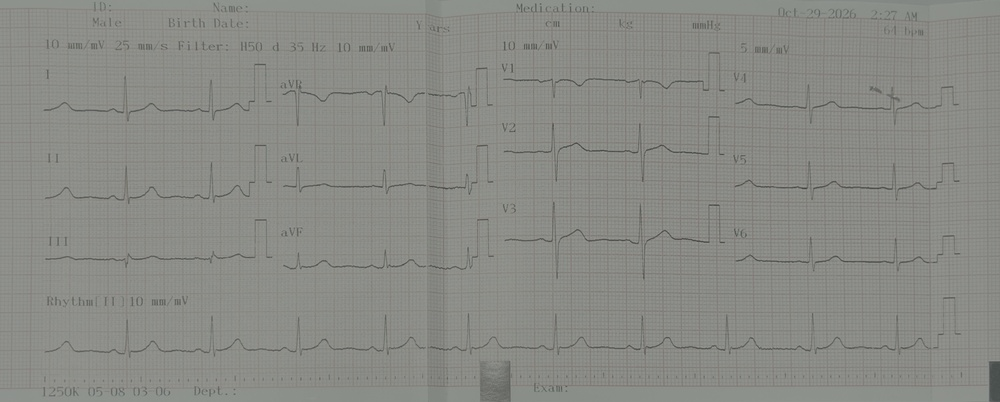
#> input picture benchmark/images/IMG_1394.jpg, 1000 x 402 px, shrunk from 2979 x 1198 before the run; its folder holds only this picture in this run
$ python -i adaptive_segmentation.py   (imports and definitions only)
#> lines starting #> are read from the running program, lines starting #| are printed output that depends on the picture
"""Experimental, image-only ECG ink extraction; never a source of clinical measurements.

Produces independently inspectable candidates. Does not synthesize a 1-D waveform.
"""
from __future__ import annotations
import cv2
import numpy as np
from PIL import Image

VERSION = 'adaptive-segmentation-1.0'


def _odd(n):
    n = max(3, int(n))
    return n if n % 2 else n+1


def _rgb(image):
    if isinstance(image, Image.Image): return np.asarray(image.convert('RGB'))
    a=np.asarray(image, dtype=np.uint8)
    if a.ndim==2: return np.repeat(a[:,:,None],3,axis=2)
    return a[:,:,:3]


def _cleanup(mask):
    # Remove only isolated speckles. No closing, which could connect grid to ECG.
    n, ids, stats, _ = cv2.connectedComponentsWithStats(mask.astype(np.uint8),8)
    output=np.zeros(mask.shape,np.uint8)
    for i in range(1,n):
        x,y,w,h,area=stats[i]
        if area>=3 or w>=5 or h>=5: output[ids==i]=255
    return output


def extract_ink(image):
    """Return images, metrics and candidate masks; does not claim waveform identity."""
    rgb=_rgb(image)
    h,w=rgb.shape[:2]
#> h = 402; w = 1000
    if min(h,w)<24: raise ValueError('Lead crop too small')
    lab=cv2.cvtColor(rgb,cv2.COLOR_RGB2LAB)
#> lab: shape (402, 1000, 3); mean of channels 0, 1, 2 146.8, 126.7, 130.7
    l=lab[:,:,0]
    # Large-scale illumination correction; robust to dim gray photographs.
    scale=min(151,_odd(max(25,min(h,w)//2)))
#> scale = 151
    bg=cv2.GaussianBlur(l,(scale,scale),0).astype(np.float32)
    norm=np.clip(l.astype(np.float32)-bg+205,0,255).astype(np.uint8)
    norm=cv2.createCLAHE(clipLimit=1.8,tileGridSize=(8,8)).apply(norm)
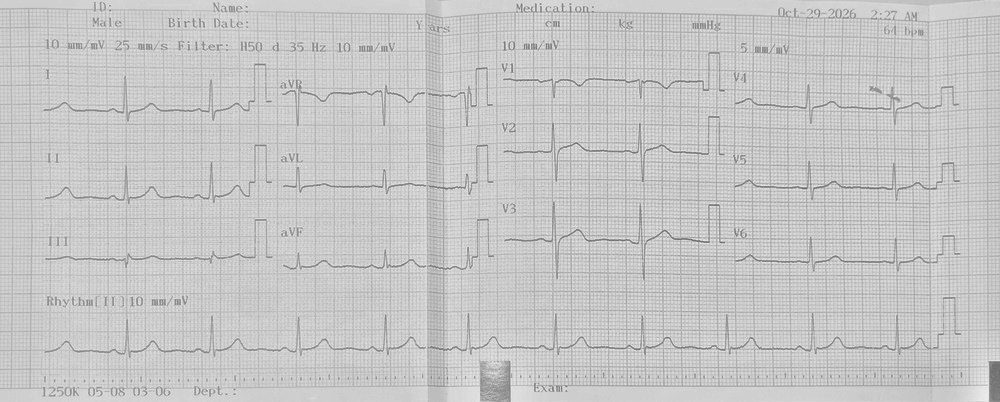
#> norm: shape (402, 1000); min 103, max 237, mean 198.6
    # Relative darkness is used in addition to an absolute threshold: this avoids
    # the all-zero mask encountered on dark photos with global color cutoff.
    blur=cv2.GaussianBlur(norm,(0,0),sigmaX=2.0)
    local_diff=np.maximum(0,blur.astype(np.float32)-norm.astype(np.float32))
    blackhat=cv2.morphologyEx(norm,cv2.MORPH_BLACKHAT,np.ones((9,9),np.uint8))
    otsu, otsu_mask=cv2.threshold(norm,0,255,cv2.THRESH_BINARY_INV+cv2.THRESH_OTSU)
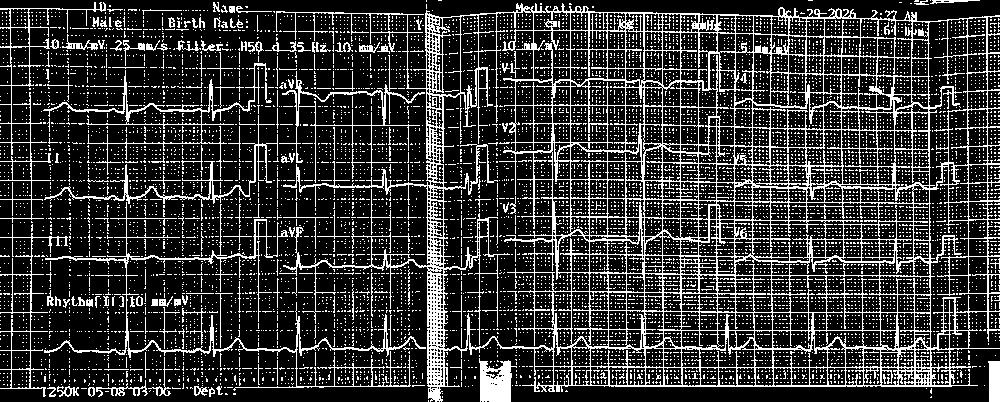
#> otsu_mask: shape (402, 1000); 21% white in thin lines or dots
#> otsu = 190
    adaptive=cv2.adaptiveThreshold(norm,255,cv2.ADAPTIVE_THRESH_GAUSSIAN_C,
                                   cv2.THRESH_BINARY_INV,_odd(max(15,min(51,min(h,w)//5))),5)
#> adaptive: shape (402, 1000); 27.6% white in thin lines or dots
    # Red/pink grid is penalized but never blindly removed at every intersection.
    f=rgb.astype(np.float32)
    red=np.maximum(0,f[:,:,0]-(f[:,:,1]+f[:,:,2])/2)
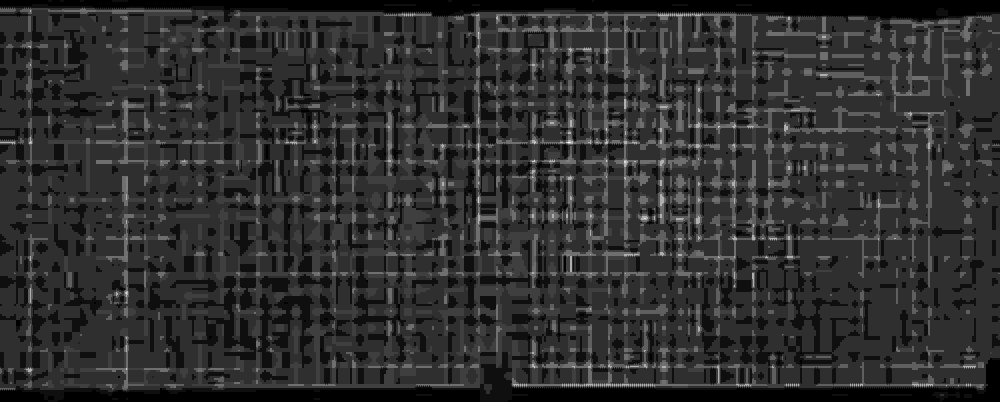
#> red: shape (402, 1000) float32; min 0, max 8, mean 1.51; drawn with min black and max white
    chroma=np.max(f,axis=2)-np.min(f,axis=2)
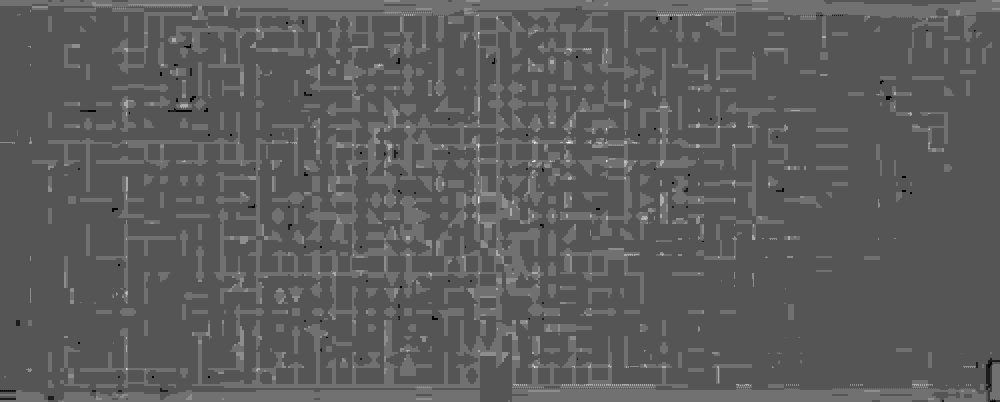
#> chroma: shape (402, 1000) float32; min 2, max 11, mean 5.26; drawn with min black and max white
    colored_grid=(red>7)&(chroma>11)&(norm>75)
#> colored_grid: shape (402, 1000) bool; every value is 0
    lowgray=norm < min(205,max(95,int(np.percentile(norm,18))))
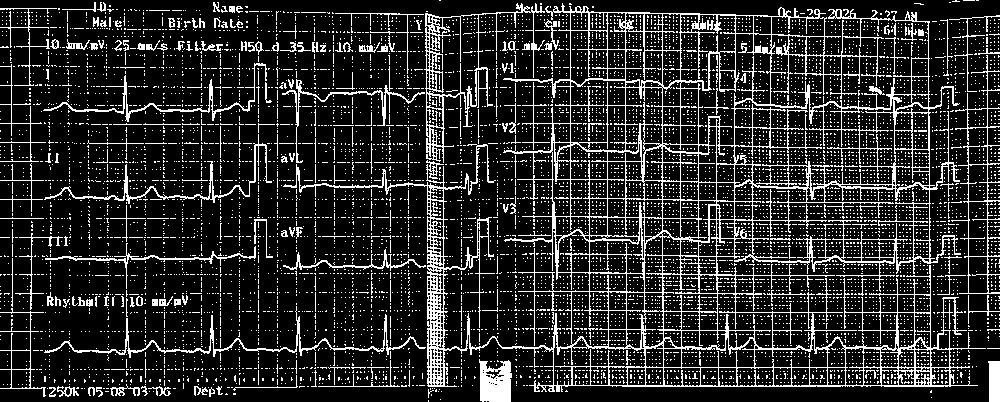
#> lowgray: shape (402, 1000) bool; 16.6% white in thin lines or dots
    candidates={
        'relative':((local_diff>=max(2.5,float(np.percentile(local_diff,76)))) & (norm<242)),
        'adaptive':(adaptive>0)&(norm<235),
        'blackhat':(blackhat>=max(4,float(np.percentile(blackhat,78))))&(norm<238),
        'otsu':(otsu_mask>0)&(norm<235),
    }
    # Keep truly dark signal even at grid intersections; penalize chromatic-only pixels.
    for k,m in candidates.items():
        m=(m & (~colored_grid | lowgray))
        candidates[k]=_cleanup(m)
#> this loop made 4 passes
#> (k, n in _cleanup) on passes 1 to 4: ('relative', 14916), ('adaptive', 12559), ('blackhat', 9585), ('otsu', 10606)
#> pass 1, in _cleanup, `n, ids, stats, _ = cv2.connectedComponentsWithStats(mask.astype(np.uin..`:
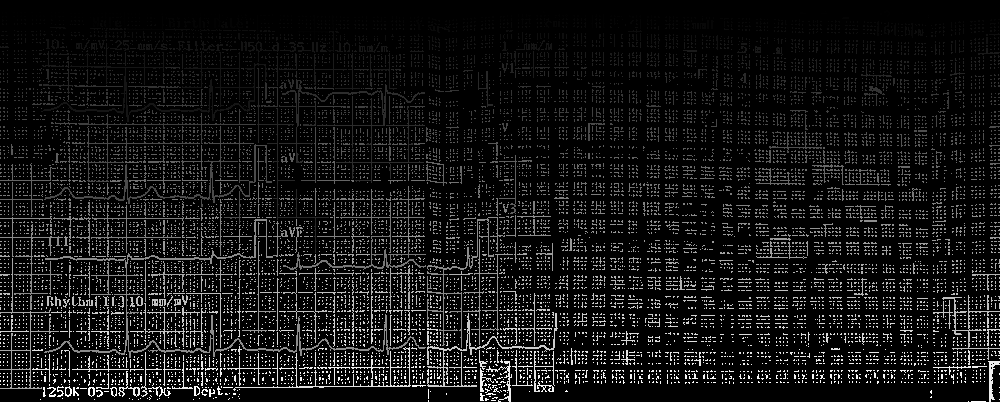
#> ids: shape (402, 1000) int32; min 0, max 14915, mean 1185.3; drawn with min black and max white
#> after the loop, candidates = 4 items
    def metric(a):
        binary=a>0
        density=float(binary.mean())
        column=float(np.mean(np.any(binary,axis=0)))
        # Penalize dense background and blank masks; not a clinical accuracy score.
        bad= (density<.001 or density>.12 or column<.15)
        score= (2.0*min(column,.9)-2.2*abs(density-.035)
                -4.0*max(0,density-.12)-1.0*max(0,.008-density))
        return {'density':round(density,5),'column_coverage':round(column,4),
                'screening_score':round(float(score),4),'screening_review':bool(bad)}
    qm={k:metric(v) for k,v in candidates.items()}
#> qm = 4 items
    eligible=[k for k,v in qm.items() if not v['screening_review']]
#> eligible = []
    chosen=max(eligible or candidates, key=lambda k:qm[k]['screening_score'])
#> chosen = 'otsu'
    mask=candidates[chosen]
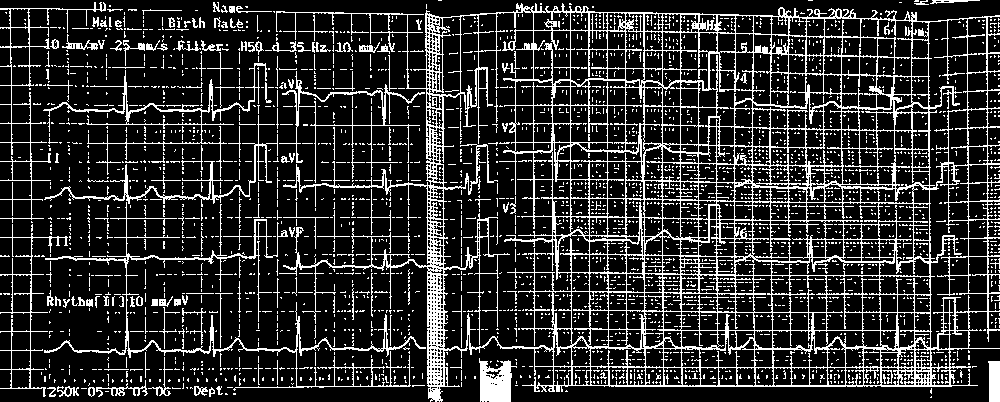
#> mask: shape (402, 1000); 18.3% white in thin lines or dots
    status='REVIEW' if not eligible or qm[chosen]['screening_review'] else 'CANDIDATE'
#> status = 'REVIEW'
    # Explicitly not PASS: candidate-mask geometry alone does not validate true ECG.
    return {'version':VERSION,'enhanced':Image.fromarray(norm),
            'ink_mask':Image.fromarray(mask),'candidates':{k:Image.fromarray(v) for k,v in candidates.items()},
            'method':chosen,'status':status,'metrics':qm,'size':[w,h],
            'warning':'CANDIDATE is not validated ECG waveform; inspect original and mask.'}


def four_panel(image, result):
    rgb=_rgb(image); h,w=rgb.shape[:2]
    base=Image.fromarray(rgb)
    a=np.asarray(result['enhanced']); enh=Image.fromarray(cv2.cvtColor(a,cv2.COLOR_GRAY2RGB))
    mask=np.asarray(result['ink_mask'])
    maskrgb=np.repeat(mask[:,:,None],3,axis=2)
    overlay=rgb.copy(); overlay[mask>0]=np.clip(.55*overlay[mask>0]+.45*np.array([0,220,120]),0,255).astype(np.uint8)
    out=Image.new('RGB',(w*2,h*2),'white')
    for im,xy in [(base,(0,0)),(enh,(w,0)),(Image.fromarray(maskrgb),(0,h)),(Image.fromarray(overlay),(w,h))]:out.paste(im,xy)
    return out

>>> import cv2
>>> picture = cv2.cvtColor(cv2.imread('../benchmark/images/IMG_1394.jpg'), cv2.COLOR_BGR2RGB)
>>> result = extract_ink(picture)
#> result = 9 items
